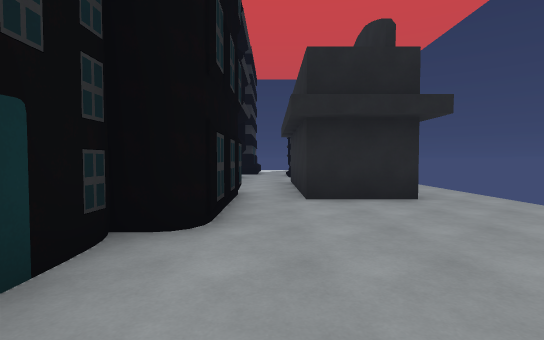
[1] (above)

24 first-person views from a walk through a Unity game level. The camera is 1.4 m above the floor, tilts 2° down and sees 85° across. The floor is counted in squares, 2 m on a side. Each view is taken from the middle of a square. On the plan, view 1 faces up. The plan holds only what a view shows up to about 10 squares ahead; the rest is blank. The place goes on beyond the plan. The player character is not drawn. Some animated figures are not drawn.

[2]
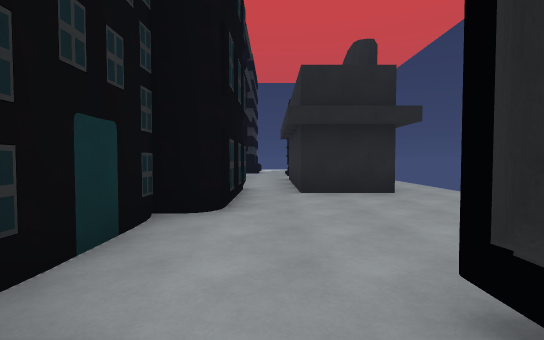

[3]
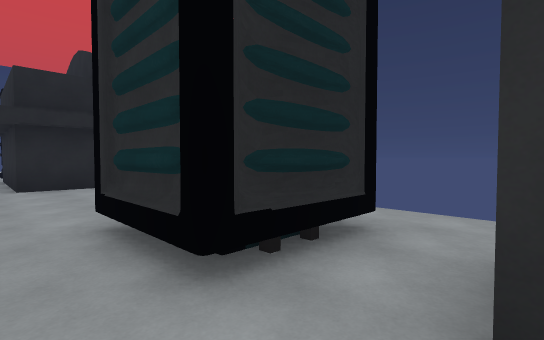

[4]
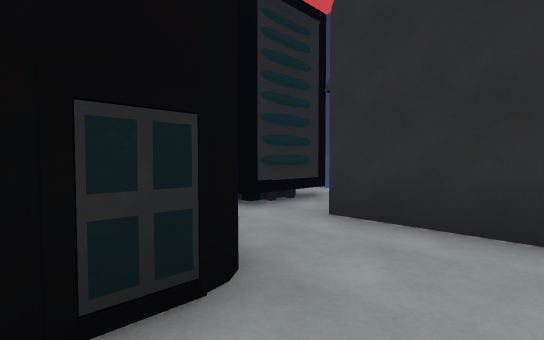

[5]
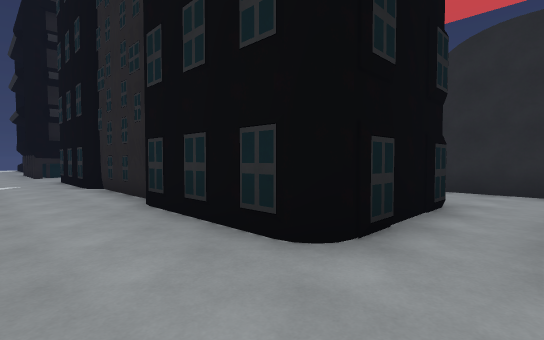

[6]
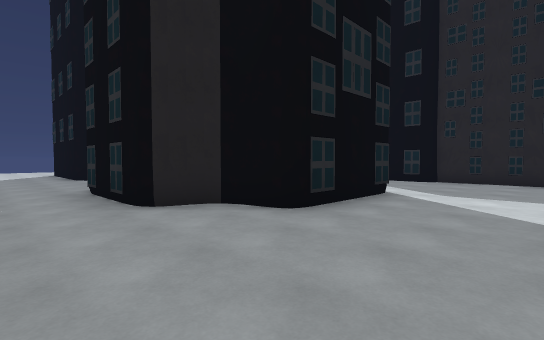

[7]
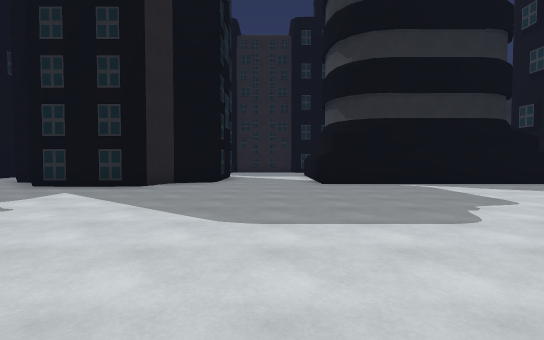

[8]
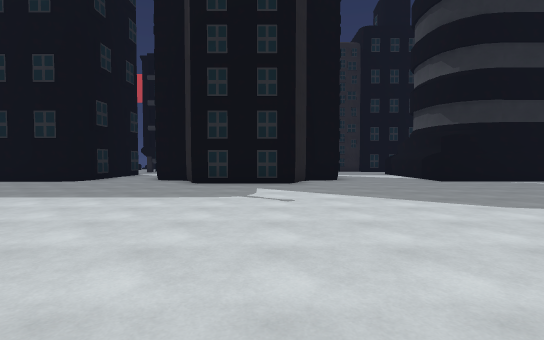

[9]
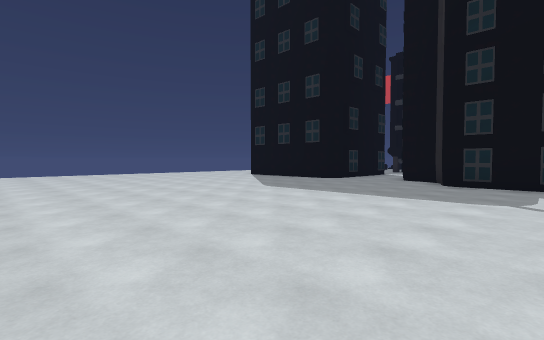

[10]
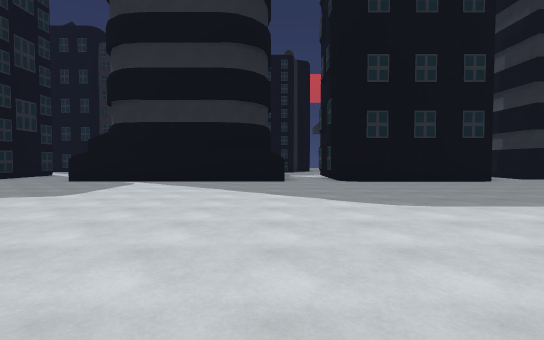

[11]
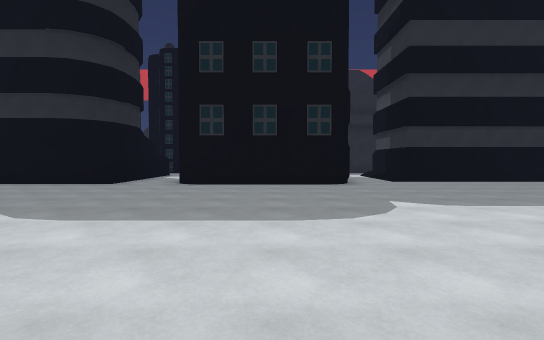

[12]
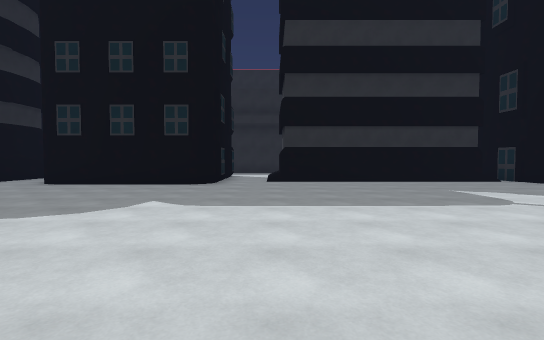

[13]
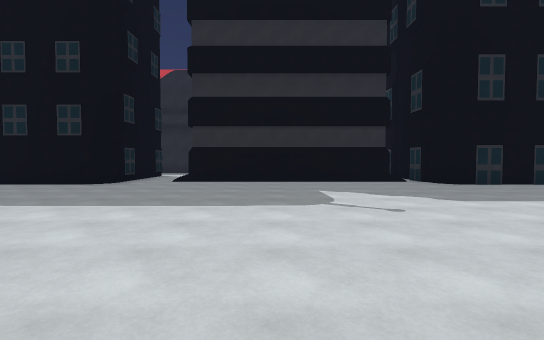

[14]
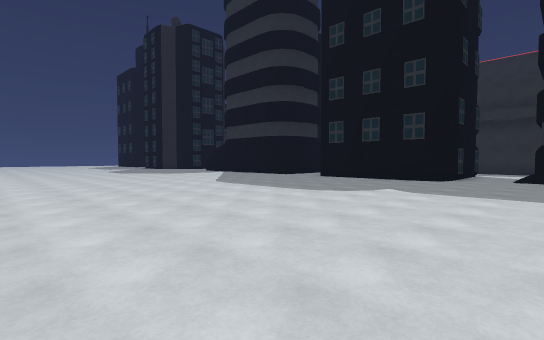

[15]
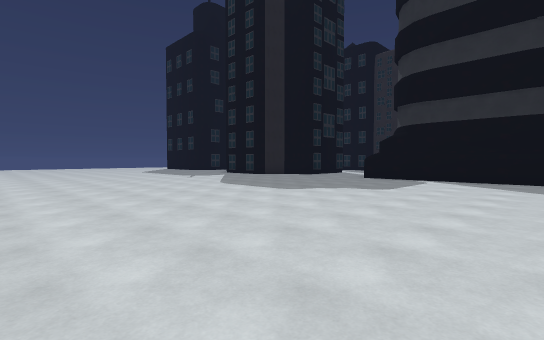

[16]
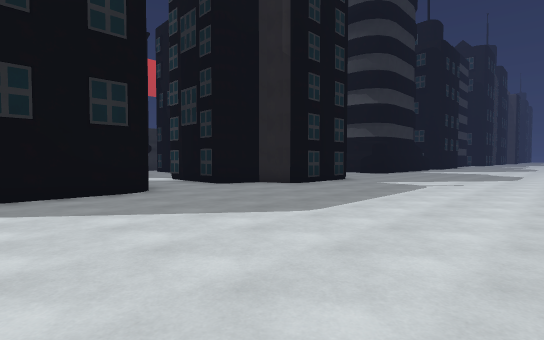

[17]
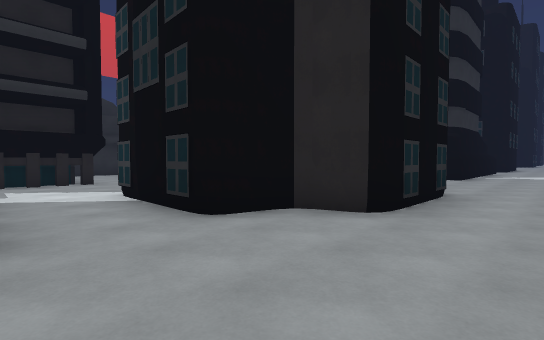

[18]
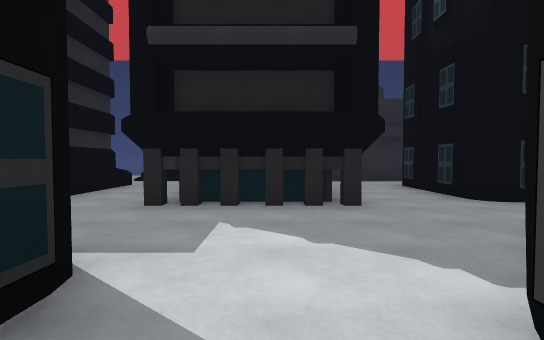

[19]
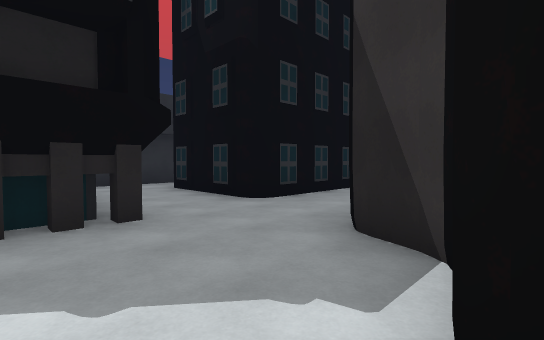

[20]
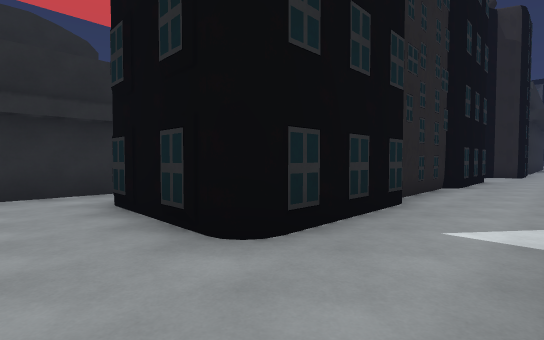

[21]
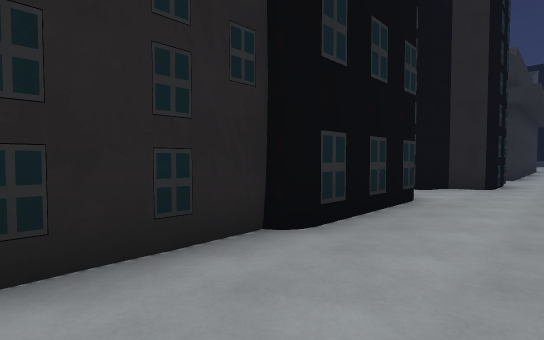

[22]
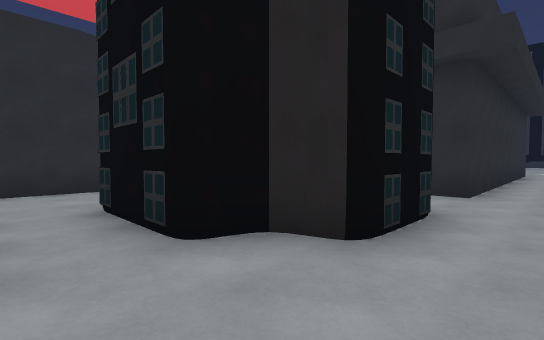

[23]
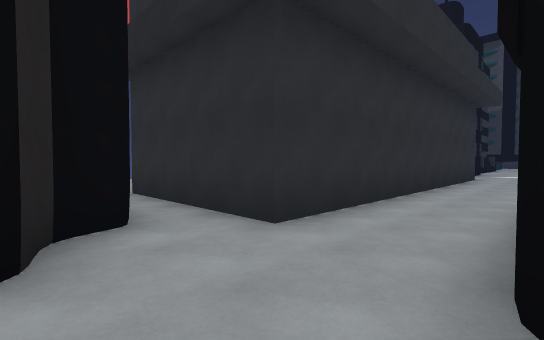

[24]
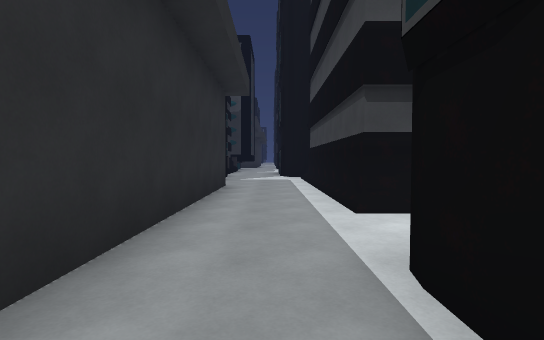

### Floor plan
Key: @ floor where view 1 was taken; # wall or solid block; . floor; / step, stairs or slope; ^ raised ledge.
Columns run from 22 left of view 1 to 4 right of it. Each row starts with its distance up from view 1.
 14  ..........#      ^##^.
 13  ..........#     ......#
 12  ..........#  ##..#
 11  .................#
 10  .................#  ..
  9  ...........###...#  ..#
  8  ..........## #........#
  7  .........##  ##.......# ..
  6  .........#     ..####.##..
  5  .........##    ..#  #.....
  4  ..........#    ..#  #.....
  3 ...........####...# ##....
  2 ..................###....
  1 ..................###....
  0 ..................# ##@#
 -1 ...........##   ..#   .##..
 -2 ...........#    ..#   .....
 -3 ...........#    ..####..#.
 -4 ...........#    ........#
 -5 ...........#    ........#
 -6 ...........#    ..####..#
 -7  ..........##   ..#
 -8 .............  ...##
 -9 .............  ....#
-10 ...........#   #......
-11 ...........#    ..####
-12 ...........#    ..#
-13 ...........#   #..#
-14 ...........##  #..#
-15 ............. ....#
-16 ............/ //..#
-17 ............###/..#
-18    .........###/..#
-19   ..........###/..#
-20    .........###/..#
-21     ........###/..
-22      .......###/..
-23       ....../
-24        ....##
-25         ...#

Where each view was taken, in squares from view 1:
view 1: 0 up, 0 right, facing up
view 2: 1 down, 0 right, facing up
view 3: 3 down, 0 right, facing up-right
view 4: 5 down, 2 left, facing up-right
view 5: 5 down, 6 left, facing up-right
view 6: 0 up, 14 left, facing up-right
view 7: 1 up, 20 left, facing right
view 8: 5 up, 21 left, facing right
view 9: 5 up, 21 left, facing up-right
view 10: 7 down, 21 left, facing right
view 11: 12 down, 20 left, facing right
view 12: 16 down, 20 left, facing right
view 13: 19 down, 20 left, facing right
view 14: 17 down, 22 left, facing up-right
view 15: 6 down, 22 left, facing up-right
view 16: 14 up, 18 left, facing down-right
view 17: 11 up, 14 left, facing down-right
view 18: 10 up, 9 left, facing right
view 19: 10 up, 8 left, facing down-right
view 20: 8 up, 6 left, facing down-right
view 21: 2 up, 6 left, facing down-right
view 22: 4 down, 6 left, facing down-right
view 23: 8 down, 7 left, facing down-right
view 24: 12 down, 6 left, facing down
